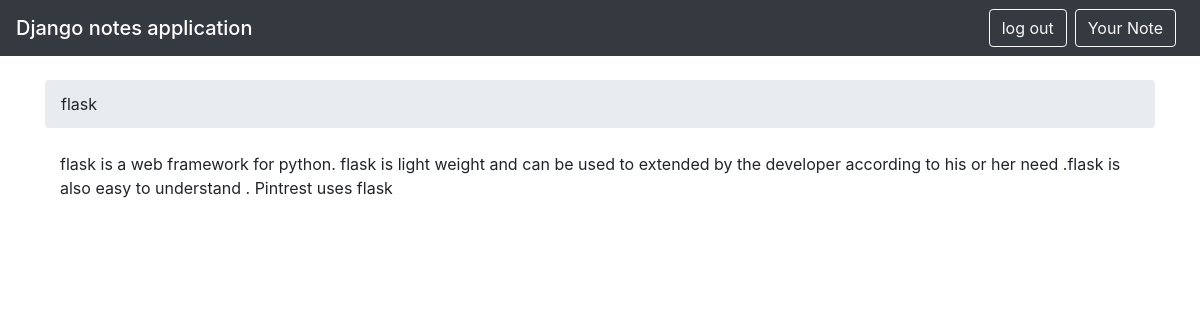
The app's page /display_note/8/ (signed in) with its own data.
### notes/models.py (models this page shows)
class TextNotes(models.Model):
    note = models.TextField(max_length=10000)
    title = models.CharField(max_length=255)
    created_at = models.DateTimeField(auto_now_add=True)
    updated_at = models.DateTimeField(null=True)
    created_by = models.ForeignKey(User, null=True, related_name='createdby')
    updated_by = models.ForeignKey(User, null=True, related_name='+')

### notes/views.py (the view)
# urls.py: url(r'^display_note/(?P<pk>\d+)/$', display_note, name='display_note'),
@login_required
def display_note(request, pk):
    user_note = TextNotes.objects.get(pk=pk)
    return render(request, 'display_note.html', {'user_note': user_note})

### Templates/display_note.html
{% extends 'base.html' %}
{% block breadcrumb %}
{{ user_note.title }}
{% endblock %}
{% block content %}
<div class="container">
 {{ user_note.note }}
</div>
{% endblock %}

### records on screen
TextNotes: title "flask", note "flask is a web framework for python. flask is light weight and can be used to extended by the developer according to his or her need .flask is also easy to understand . Pintrest uses flask"
